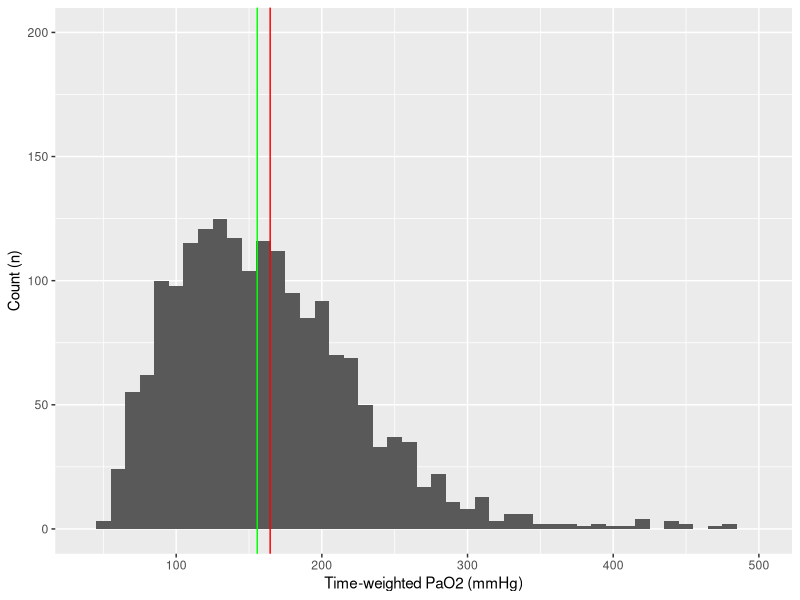

Write the R code that produced this figure.
## ---- chunk 1
knitr::opts_chunk$set(echo = TRUE)
knitr::opts_knit$set(root.dir = "/Users/grigorijschleifer/Desktop/MIMIC_III/PT_Hyperoxia_2020/data/")
## ---- chunk 2
library(dplyr)
library(knitr)
library(tidyverse)
## ---- chunk 3
hyper <- read_csv("hyper.csv")
hyper_cohort <- hyper %>% filter(!is.na(time_weighted_24hr_pao2), los >= 1)
## ---- chunk 4
hyper %>% 
    filter(!is.na(time_weighted_24hr_pao2), los >= 1) %>% summarize(n())
## ---- chunk 5
hyper %>%
    filter(!is.na(time_weighted_24hr_pao2), los >= 1) %>%
    ggplot(aes(time_weighted_24hr_pao2)) +
    geom_histogram(binwidth = 10) +
    scale_x_continuous(limit=c(40, 500)) +
    scale_y_continuous(limits = c(0, 200)) +
    geom_vline(xintercept = median(hyper$time_weighted_24hr_pao2, na.rm = TRUE), color="green") +
    geom_vline(xintercept = mean(hyper$time_weighted_24hr_pao2, na.rm = TRUE), color="red") +
    xlab("Time-weighted PaO2 (mmHg)") +
    ylab("Count (n)")
## ---- chunk 6
hyper_cohort %>% 
    count(hospital_mortality, aki_48hr) %>%
    group_by(hospital_mortality) %>% 
    mutate(prop = n/sum(n))
